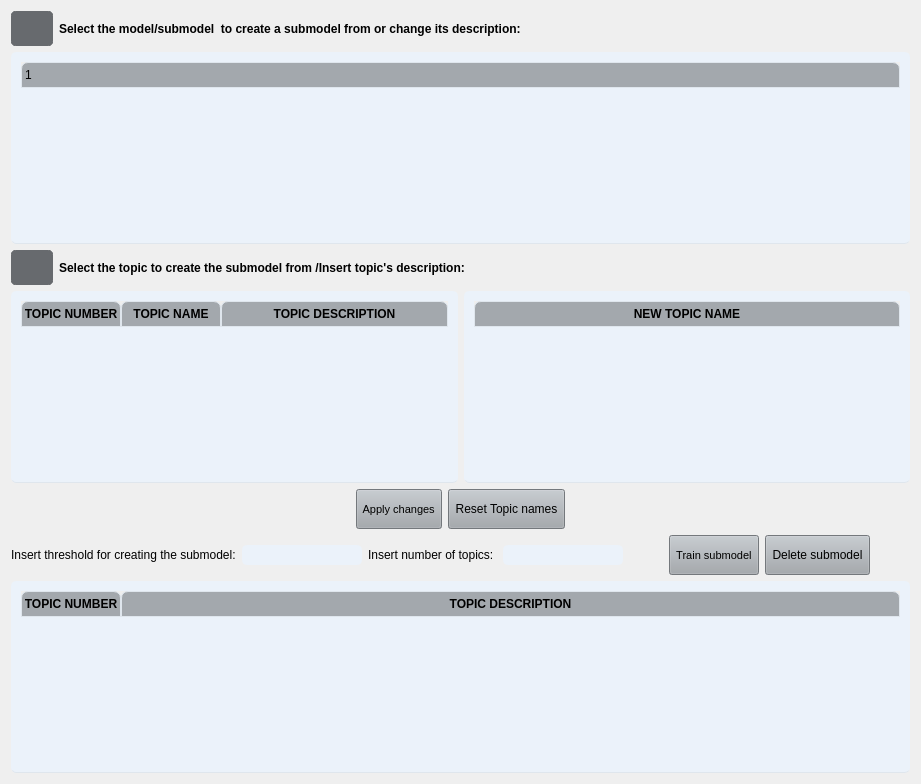
                  <widget class="QWidget" name="tabsPage3">
                   <layout class="QVBoxLayout" name="verticalLayout_24">
                    <item>
                     <layout class="QHBoxLayout" name="horizontalLayout_14">
                      <item>
                       <layout class="QVBoxLayout" name="verticalLayout_44">
                        <item>
                         <layout class="QVBoxLayout" name="verticalLayout_45">
                          <item>
                           <layout class="QHBoxLayout" name="horizontalLayout_29">
                            <item>
                             <widget class="QPushButton" name="infoButtonSelectSubmodel_4">
                              <property name="sizePolicy">
                               <sizepolicy hsizetype="Fixed" vsizetype="Fixed">
                                <horstretch>0</horstretch>
                                <verstretch>0</verstretch>
                               </sizepolicy>
                              </property>
                              <property name="minimumSize">
                               <size>
                                <width>35</width>
                                <height>35</height>
                               </size>
                              </property>
                              <property name="styleSheet">
                               <string notr="true">QPushButton {
	border: 5px solid #676A6E;
	border-radius: 5px;	
	background-color: #676A6E;
}
QPushButton:hover {
	background-color: #676A6E;
	border: 2px solid #676A6E;
}
QPushButton:pressed {	
	background-color: #676A6E;
	border: 2px solid #676A6E;
}</string>
                              </property>
                              <property name="text">
                               <string/>
                              </property>
                             </widget>
                            </item>
                            <item>
                             <widget class="QLabel" name="labelSelectModelToSubmodel_4">
                              <property name="font">
                               <font>
                                <weight>75</weight>
                                <bold>true</bold>
                               </font>
                              </property>
                              <property name="text">
                               <string>Select the model/submodel  to create a submodel from or change its description:</string>
                              </property>
                              <property name="wordWrap">
                               <bool>false</bool>
                              </property>
                             </widget>
                            </item>
                           </layout>
                          </item>
                          <item>
                           <widget class="QTreeWidget" name="treeViewShowModelsToExpand_4">
                            <property name="styleSheet">
                             <string notr="true">QTreeWidget {	
	background-color: #EBF2FA;
	padding: 10px;
	border-radius: 5px;
	gridline-color: #DFE6ED;
	border-bottom: 1px solid #DFE6ED;
}
QTreeWidget::item{
	border-color: #DFE6ED;
	padding-left: 5px;
	padding-right: 5px;
	gridline-color: #DFE6ED;
}
QTreeWidget::item:selected{
	background-color: #C7CDDA;
}
QScrollBar:horizontal {
    border: none;
    background: #A3A8AD;
    height: 14px;
    margin: 0px 21px 0 21px;
	border-radius: 0px;
}
 QScrollBar:vertical {
	border: none;
    background: #A3A8AD;
    width: 14px;
    margin: 21px 0 21px 0;
	border-radius: 0px;
 }
QHeaderView::section{
	Background-color: #A3A8AD;
	max-width: 30px;
	border: 1px solid #A3A8AD;
	border-style: none;
    border-bottom: 1px solid #DFE6ED;
    border-right: 1px solid #DFE6ED;
}
QTreeWidget::horizontalHeader {	
	background-color: #A3A8AD;
}
QHeaderView::section:horizontal
{
    border: 1px solid #DFE6ED;
	background-color: #A3A8AD;
	padding: 3px;
	border-top-left-radius: 7px;
    border-top-right-radius: 7px;
}
QHeaderView::section:vertical
{
    border: 1px solid #A3A8AD;
}
</string>
                            </property>
                            <attribute name="headerStretchLastSection">
                             <bool>true</bool>
                            </attribute>
                            <column>
                             <property name="text">
                              <string/>
                             </property>
                            </column>
                           </widget>
                          </item>
                          <item>
                           <layout class="QVBoxLayout" name="verticalLayout_48">
                            <item>
                             <layout class="QHBoxLayout" name="horizontalLayout_31">
                              <item>
                               <widget class="QPushButton" name="infoButtoSelectTopicExpand_4">
                                <property name="sizePolicy">
                                 <sizepolicy hsizetype="Fixed" vsizetype="Fixed">
                                  <horstretch>0</horstretch>
                                  <verstretch>0</verstretch>
                                 </sizepolicy>
                                </property>
                                <property name="minimumSize">
                                 <size>
                                  <width>35</width>
                                  <height>35</height>
                                 </size>
                                </property>
                                <property name="styleSheet">
                                 <string notr="true">QPushButton {
	border: 5px solid #676A6E;
	border-radius: 5px;	
	background-color: #676A6E;
}
QPushButton:hover {
	background-color: #676A6E;
	border: 2px solid #676A6E;
}
QPushButton:pressed {	
	background-color: #676A6E;
	border: 2px solid #676A6E;
}</string>
                                </property>
                                <property name="text">
                                 <string/>
                                </property>
                               </widget>
                              </item>
                              <item>
                               <widget class="QLabel" name="labelSelectTopicToSubmodel_4">
                                <property name="font">
                                 <font>
                                  <weight>75</weight>
                                  <bold>true</bold>
                                 </font>
                                </property>
                                <property name="text">
                                 <string>Select the topic to create the submodel from /Insert topic's description:</string>
                                </property>
                               </widget>
                              </item>
                             </layout>
                            </item>
                            <item>
                             <layout class="QVBoxLayout" name="verticalLayout_49">
                              <item>
                               <layout class="QHBoxLayout" name="horizontalLayout_36">
                                <item>
                                 <widget class="QTableWidget" name="tableWidgetTrainSubmodel_4">
                                  <property name="minimumSize">
                                   <size>
                                    <width>400</width>
                                    <height>0</height>
                                   </size>
                                  </property>
                                  <property name="styleSheet">
                                   <string notr="true">QTableWidget {	
	background-color: rgb(235, 242, 250);
	padding: 10px;
	border-radius: 5px;
	gridline-color: #DFE6ED;
	border-bottom: 1px solid #DFE6ED;
}
QTableWidget::item{
	border-color: #DFE6ED;
	padding-left: 5px;
	padding-right: 5px;
	gridline-color: #DFE6ED;
}
QTableWidget::item:selected{
	background-color: #C7CDDA;
}
QScrollBar:horizontal {
    border: none;
    background: #A3A8AD;
    height: 14px;
    margin: 0px 21px 0 21px;
	border-radius: 0px;
}
 QScrollBar:vertical {
	border: none;
    background: #A3A8AD;
    width: 14px;
    margin: 21px 0 21px 0;
	border-radius: 0px;
 }
QHeaderView::section{
	Background-color: #A3A8AD;
	max-width: 30px;
	border: 1px solid #A3A8AD;
	border-style: none;
    border-bottom: 1px solid #DFE6ED;
    border-right: 1px solid #DFE6ED;
}
QTableWidget::horizontalHeader {	
	background-color: #A3A8AD;
}
QHeaderView::section:horizontal
{
    border: 1px solid #DFE6ED;
	background-color: #A3A8AD;
	padding: 3px;
	border-top-left-radius: 7px;
    border-top-right-radius: 7px;
}
QHeaderView::section:vertical
{
    border: 1px solid #A3A8AD;
}
</string>
                                  </property>
                                  <property name="midLineWidth">
                                   <number>1</number>
                                  </property>
                                  <property name="editTriggers">
                                   <set>QAbstractItemView::NoEditTriggers</set>
                                  </property>
                                  <attribute name="horizontalHeaderStretchLastSection">
                                   <bool>true</bool>
                                  </attribute>
                                  <attribute name="verticalHeaderVisible">
                                   <bool>false</bool>
                                  </attribute>
                                  <attribute name="verticalHeaderStretchLastSection">
                                   <bool>false</bool>
                                  </attribute>
                                  <column>
                                   <property name="text">
                                    <string>TOPIC NUMBER</string>
                                   </property>
                                   <property name="font">
                                    <font>
                                     <weight>75</weight>
                                     <bold>true</bold>
                                    </font>
                                   </property>
                                  </column>
                                  <column>
                                   <property name="text">
                                    <string>TOPIC NAME</string>
                                   </property>
                                   <property name="font">
                                    <font>
                                     <weight>75</weight>
                                     <bold>true</bold>
                                    </font>
                                   </property>
                                  </column>
                                  <column>
                                   <property name="text">
                                    <string>TOPIC DESCRIPTION</string>
                                   </property>
                                   <property name="font">
                                    <font>
                                     <weight>75</weight>
                                     <bold>true</bold>
                                    </font>
                                   </property>
                                  </column>
                                 </widget>
                                </item>
                                <item>
                                 <widget class="QTableWidget" name="tableWidgetNewTopicName_4">
                                  <property name="sizePolicy">
                                   <sizepolicy hsizetype="Expanding" vsizetype="Expanding">
                                    <horstretch>0</horstretch>
                                    <verstretch>0</verstretch>
                                   </sizepolicy>
                                  </property>
                                  <property name="minimumSize">
                                   <size>
                                    <width>150</width>
                                    <height>0</height>
                                   </size>
                                  </property>
                                  <property name="styleSheet">
                                   <string notr="true">QTableWidget {	
	background-color: rgb(235, 242, 250);
	padding: 10px;
	border-radius: 5px;
	gridline-color: #DFE6ED;
	border-bottom: 1px solid #DFE6ED;
}
QTableWidget::item{
	border-color: #DFE6ED;
	padding-left: 5px;
	padding-right: 5px;
	gridline-color: #DFE6ED;
}
QTableWidget::item:selected{
	background-color: #C7CDDA;
}
QScrollBar:horizontal {
    border: none;
    background: #A3A8AD;
    height: 14px;
    margin: 0px 21px 0 21px;
	border-radius: 0px;
}
 QScrollBar:vertical {
	border: none;
    background: #A3A8AD;
    width: 14px;
    margin: 21px 0 21px 0;
	border-radius: 0px;
 }
QHeaderView::section{
	Background-color: #A3A8AD;
	max-width: 30px;
	border: 1px solid #A3A8AD;
	border-style: none;
    border-bottom: 1px solid #DFE6ED;
    border-right: 1px solid #DFE6ED;
}
QTableWidget::horizontalHeader {	
	background-color: #A3A8AD;
}
QHeaderView::section:horizontal
{
    border: 1px solid #DFE6ED;
	background-color: #A3A8AD;
	padding: 3px;
	border-top-left-radius: 7px;
    border-top-right-radius: 7px;
}
QHeaderView::section:vertical
{
    border: 1px solid #A3A8AD;
}
</string>
                                  </property>
                                  <attribute name="horizontalHeaderStretchLastSection">
                                   <bool>true</bool>
                                  </attribute>
                                  <attribute name="verticalHeaderVisible">
                                   <bool>false</bool>
                                  </attribute>
                                  <column>
                                   <property name="text">
                                    <string>NEW TOPIC NAME</string>
                                   </property>
                                   <property name="font">
                                    <font>
                                     <weight>75</weight>
                                     <bold>true</bold>
                                    </font>
                                   </property>
                                   <property name="textAlignment">
                                    <set>AlignCenter</set>
                                   </property>
                                  </column>
                                 </widget>
                                </item>
                               </layout>
                              </item>
                              <item>
                               <layout class="QHBoxLayout" name="horizontalLayout_37">
                                <item>
                                 <spacer name="horizontalSpacer_20">
                                  <property name="orientation">
                                   <enum>Qt::Horizontal</enum>
                                  </property>
                                  <property name="sizeHint" stdset="0">
                                   <size>
                                    <width>40</width>
                                    <height>20</height>
                                   </size>
                                  </property>
                                 </spacer>
                                </item>
                                <item>
                                 <widget class="QPushButton" name="buttonApplyChanges">
                                  <property name="sizePolicy">
                                   <sizepolicy hsizetype="Fixed" vsizetype="Preferred">
                                    <horstretch>0</horstretch>
                                    <verstretch>0</verstretch>
                                   </sizepolicy>
                                  </property>
                                  <property name="minimumSize">
                                   <size>
                                    <width>0</width>
                                    <height>40</height>
                                   </size>
                                  </property>
                                  <property name="font">
                                   <font>
                                    <family>MS Shell Dlg 2</family>
                                    <pointsize>8</pointsize>
                                   </font>
                                  </property>
                                  <property name="styleSheet">
                                   <string notr="true">QPushButton {
	background-color: #A3A8AD;
}
QPushButton:hover {
	background-color: #A3A8AD;
}
QPushButton:pressed {	
	background-color: #A3A8AD;
}</string>
                                  </property>
                                  <property name="text">
                                   <string> Apply changes </string>
                                  </property>
                                 </widget>
                                </item>
                                <item>
                                 <widget class="QPushButton" name="buttonResetDescriptions">
                                  <property name="sizePolicy">
                                   <sizepolicy hsizetype="Fixed" vsizetype="Preferred">
                                    <horstretch>0</horstretch>
                                    <verstretch>0</verstretch>
                                   </sizepolicy>
                                  </property>
                                  <property name="minimumSize">
                                   <size>
                                    <width>0</width>
                                    <height>40</height>
                                   </size>
                                  </property>
                                  <property name="styleSheet">
                                   <string notr="true">QPushButton {
	background-color: #A3A8AD;
}
QPushButton:hover {
	background-color: #A3A8AD;
}
QPushButton:pressed {	
	background-color: #A3A8AD;
}</string>
                                  </property>
                                  <property name="text">
                                   <string> Reset Topic names </string>
                                  </property>
                                 </widget>
                                </item>
                                <item>
                                 <spacer name="horizontalSpacer_21">
                                  <property name="orientation">
                                   <enum>Qt::Horizontal</enum>
                                  </property>
                                  <property name="sizeHint" stdset="0">
                                   <size>
                                    <width>40</width>
                                    <height>20</height>
                                   </size>
                                  </property>
                                 </spacer>
                                </item>
                               </layout>
                              </item>
                             </layout>
                            </item>
                           </layout>
                          </item>
                         </layout>
                        </item>
                        <item>
                         <layout class="QVBoxLayout" name="verticalLayout_46">
                          <item>
                           <layout class="QVBoxLayout" name="verticalLayout_47">
                            <item>
                             <layout class="QHBoxLayout" name="horizontalLayout_30">
                              <item>
                               <widget class="QLabel" name="labelInsertNumberTopics_7">
                                <property name="font">
                                 <font>
                                  <weight>50</weight>
                                  <bold>false</bold>
                                 </font>
                                </property>
                                <property name="text">
                                 <string>Insert threshold for creating the submodel:</string>
                                </property>
                               </widget>
                              </item>
                              <item>
                               <widget class="QLineEdit" name="InsertThreshold">
                                <property name="sizePolicy">
                                 <sizepolicy hsizetype="Fixed" vsizetype="Fixed">
                                  <horstretch>0</horstretch>
                                  <verstretch>0</verstretch>
                                 </sizepolicy>
                                </property>
                                <property name="minimumSize">
                                 <size>
                                  <width>15</width>
                                  <height>0</height>
                                 </size>
                                </property>
                                <property name="styleSheet">
                                 <string notr="true">QLineEdit {
	background-color: #EBF2FA;
	border-radius: 5px;
	border: 2px solid #EBF2FA;
	padding-left: 10px;
}
QLineEdit:hover {
	border: 2px solid #A3A8AD;
}
QLineEdit:focus {
	border: 2px solid #A3A8AD;
}</string>
                                </property>
                                <property name="text">
                                 <string/>
                                </property>
                               </widget>
                              </item>
                              <item>
                               <widget class="QLabel" name="labelInsertNumberTopics_8">
                                <property name="font">
                                 <font>
                                  <weight>50</weight>
                                  <bold>false</bold>
                                 </font>
                                </property>
                                <property name="text">
                                 <string>Insert number of topics: </string>
                                </property>
                               </widget>
                              </item>
                              <item>
                               <widget class="QLineEdit" name="InsertNumberTopicsSubmodel_8">
                                <property name="sizePolicy">
                                 <sizepolicy hsizetype="Fixed" vsizetype="Fixed">
                                  <horstretch>0</horstretch>
                                  <verstretch>0</verstretch>
                                 </sizepolicy>
                                </property>
                                <property name="minimumSize">
                                 <size>
                                  <width>15</width>
                                  <height>0</height>
                                 </size>
                                </property>
                                <property name="styleSheet">
                                 <string notr="true">QLineEdit {
	background-color: #EBF2FA;
	border-radius: 5px;
	border: 2px solid #EBF2FA;
	padding-left: 10px;
}
QLineEdit:hover {
	border: 2px solid #A3A8AD;
}
QLineEdit:focus {
	border: 2px solid #A3A8AD;
}</string>
                                </property>
                               </widget>
                              </item>
                              <item>
                               <spacer name="horizontalSpacer_19">
                                <property name="orientation">
                                 <enum>Qt::Horizontal</enum>
                                </property>
                                <property name="sizeHint" stdset="0">
                                 <size>
                                  <width>40</width>
                                  <height>20</height>
                                 </size>
                                </property>
                               </spacer>
                              </item>
                              <item>
                               <widget class="QPushButton" name="buttonTrainSub">
                                <property name="sizePolicy">
                                 <sizepolicy hsizetype="Minimum" vsizetype="Preferred">
                                  <horstretch>0</horstretch>
                                  <verstretch>0</verstretch>
                                 </sizepolicy>
                                </property>
                                <property name="minimumSize">
                                 <size>
                                  <width>0</width>
                                  <height>40</height>
                                 </size>
                                </property>
                                <property name="font">
                                 <font>
                                  <family>MS Shell Dlg 2</family>
                                  <pointsize>8</pointsize>
                                 </font>
                                </property>
                                <property name="styleSheet">
                                 <string notr="true">QPushButton {
	background-color: #A3A8AD;
}
QPushButton:hover {
	background-color: #A3A8AD;
}
QPushButton:pressed {	
	background-color: #A3A8AD;
}</string>
                                </property>
                                <property name="text">
                                 <string> Train submodel </string>
                                </property>
                               </widget>
                              </item>
                              <item>
                               <widget class="QPushButton" name="pushButtonToDeleteSubmodel_4">
                                <property name="sizePolicy">
                                 <sizepolicy hsizetype="Minimum" vsizetype="Preferred">
                                  <horstretch>0</horstretch>
                                  <verstretch>0</verstretch>
                                 </sizepolicy>
                                </property>
                                <property name="minimumSize">
                                 <size>
                                  <width>0</width>
                                  <height>40</height>
                                 </size>
                                </property>
                                <property name="styleSheet">
                                 <string notr="true">QPushButton {
	background-color: #A3A8AD;
}
QPushButton:hover {
	background-color: #A3A8AD;
}
QPushButton:pressed {	
	background-color: #A3A8AD;
}</string>
                                </property>
                                <property name="text">
                                 <string> Delete submodel </string>
                                </property>
                               </widget>
                              </item>
                              <item>
                               <spacer name="horizontalSpacer_27">
                                <property name="orientation">
                                 <enum>Qt::Horizontal</enum>
                                </property>
                                <property name="sizeHint" stdset="0">
                                 <size>
                                  <width>40</width>
                                  <height>20</height>
                                 </size>
                                </property>
                               </spacer>
                              </item>
                             </layout>
                            </item>
                            <item>
                             <widget class="QTableWidget" name="tableWidgetSubmodelTrained_4">
                              <property name="styleSheet">
                               <string notr="true">QTableWidget {	
	background-color: rgb(235, 242, 250);
	padding: 10px;
	border-radius: 5px;
	gridline-color: #DFE6ED;
	border-bottom: 1px solid #DFE6ED;
}
QTableWidget::item{
	border-color: #DFE6ED;
	padding-left: 5px;
	padding-right: 5px;
	gridline-color: #DFE6ED;
}
QTableWidget::item:selected{
	background-color: #C7CDDA;
}
QScrollBar:horizontal {
    border: none;
    background: #A3A8AD;
    height: 14px;
    margin: 0px 21px 0 21px;
	border-radius: 0px;
}
 QScrollBar:vertical {
	border: none;
    background: #A3A8AD;
    width: 14px;
    margin: 21px 0 21px 0;
	border-radius: 0px;
 }
QHeaderView::section{
	Background-color: #A3A8AD;
	max-width: 30px;
	border: 1px solid #A3A8AD;
	border-style: none;
    border-bottom: 1px solid #DFE6ED;
    border-right: 1px solid #DFE6ED;
}
QTableWidget::horizontalHeader {	
	background-color: #A3A8AD;
}
QHeaderView::section:horizontal
{
    border: 1px solid #DFE6ED;
	background-color: #A3A8AD;
	padding: 3px;
	border-top-left-radius: 7px;
    border-top-right-radius: 7px;
}
QHeaderView::section:vertical
{
    border: 1px solid #A3A8AD;
}
</string>
                              </property>
                              <property name="editTriggers">
                               <set>QAbstractItemView::NoEditTriggers</set>
                              </property>
                              <attribute name="horizontalHeaderStretchLastSection">
                               <bool>true</bool>
                              </attribute>
                              <attribute name="verticalHeaderVisible">
                               <bool>false</bool>
                              </attribute>
                              <column>
                               <property name="text">
                                <string>TOPIC NUMBER</string>
                               </property>
                               <property name="font">
                                <font>
                                 <weight>75</weight>
                                 <bold>true</bold>
                                </font>
                               </property>
                              </column>
                              <column>
                               <property name="text">
                                <string>TOPIC DESCRIPTION</string>
                               </property>
                               <property name="font">
                                <font>
                                 <weight>75</weight>
                                 <bold>true</bold>
                                </font>
                               </property>
                              </column>
                             </widget>
                            </item>
                           </layout>
                          </item>
                         </layout>
                        </item>
                       </layout>
                      </item>
                     </layout>
                    </item>
                   </layout>
                  </widget>
